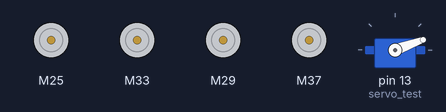
Simulated run of this sketch. Board: Arduino Uno, built with avr-gcc and run on an emulated ATmega328P. Parts: 4 × DC motor (green arrow = forward, orange = backward, longer = faster), servo.

Above: at 3.05 s.
At 4.55 s:
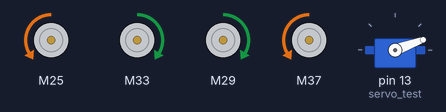
At 6.1 s:
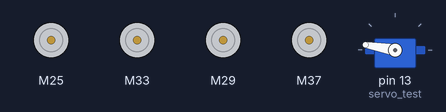
At 9.15 s:
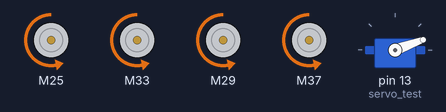
At 12.2 s:
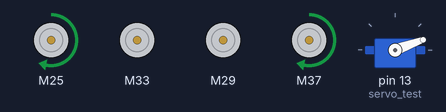
At 15.3 s:
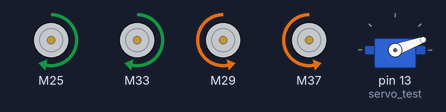
Timing chart, 0 to 19.6 s (numbered marks = the images above):
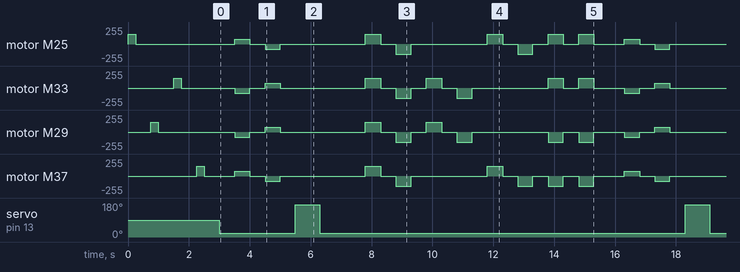

Measured:
- by itself, servo on pin 13 (servo_test): repeats every 12.8 s: 170° 0.80 s, 20° 12.0 s
- by itself, motor M25: stopped → forward 150/255 at 0.00 s, → stopped 0.25 s later, → forward 75/255 3.3 s later, → stopped 0.50 s later, … (48 changes in this stretch)
- by itself, motor M33: stopped → forward 150/255 at 1.5 s, → stopped 0.25 s later, → backward 75/255 1.8 s later, → stopped 0.50 s later, … (48 changes in this stretch)

The sketch:

MecanumWheel_Sketch_V3.ino
```cpp
#include <SparkFun_TB6612.h>
#include <Servo.h>

Servo servo_test;

// Pins for all inputs, keep in mind the PWM defines must be on PWM pins
#define AIN1 25
#define AIN2 27

#define BIN1 29
#define BIN2 31

#define AIN3 33
#define AIN4 35

#define BIN3 37
#define BIN4 39

#define PWMAMD1 7
#define PWMBMD1 5

#define PWMAMD2 11
#define PWMBMD2 9

#define STBYMD1 6
#define STBYMD2 10

const int offSetUL = 1;
const int offSetLL = 1;

const int offSetUR = 1;
const int offSetLR = 1;


Motor motorUL = Motor(AIN1, AIN2, PWMAMD1, offSetUL, STBYMD1);

Motor motorUR = Motor(BIN1, BIN2, PWMBMD1, offSetLL, STBYMD1);

Motor motorLL = Motor(AIN3, AIN4, PWMAMD2, offSetUR, STBYMD2);

Motor motorLR = Motor(BIN3, BIN4, PWMBMD2, offSetLR, STBYMD2);

const int MotorDrive = 500;
const int StopLength = 500;

const int MotorSpeed = 150;


void setup() {
  // put your setup code here, to run once:

  motorUL.drive(MotorSpeed);
  delay(250);
  Stop();
  delay(StopLength);

  motorUR.drive(MotorSpeed);
  delay(250);
  Stop();
  delay(StopLength);

  motorLL.drive(MotorSpeed);
  delay(250);
  Stop();
  delay(StopLength);

  motorLR.drive(MotorSpeed);
  delay(250);
  Stop();
  delay(StopLength);

  servo_test.attach(13);
  servo_test.write(20);

}

void loop() {

  Stop();
  delay(StopLength);

  driveRight(MotorSpeed);
  delay(MotorDrive);
  Stop();
  delay(StopLength);

  driveLeft(MotorSpeed);
  delay(MotorDrive);
  Stop();
  delay(StopLength);

  servo_test.write(170);
  delay(800);

  servo_test.write(20);
  delay(1500);

  driveForward(MotorSpeed);
  delay(MotorDrive);
  Stop();
  delay(StopLength);

  driveBackward(MotorSpeed);
  delay(MotorDrive);
  Stop();
  delay(StopLength);

  driveLFDiag(MotorSpeed);
  delay(MotorDrive);
  Stop();
  delay(StopLength);

  driveLBDiag(MotorSpeed);
  delay(MotorDrive);
  Stop();
  delay(StopLength);

  driveRFDiag(MotorSpeed);
  delay(MotorDrive);
  Stop();
  delay(StopLength);

  driveRBDiag(MotorSpeed);
  delay(MotorDrive);
  Stop();
  delay(StopLength);

  rotateCent(MotorSpeed,1);
  delay(MotorDrive);
  Stop();
  delay(StopLength);

  rotateCent(MotorSpeed,2);
  delay(MotorDrive);
  Stop();
  delay(StopLength);


}

void driveRight(int speed) {

  right(motorUL,motorUR, speed);
  left(motorLL,motorLR, speed);

}

void driveLeft(int speed) {

  left(motorUL,motorUR, speed);
  right(motorLL,motorLR, speed);

}

void driveForward(int speed) {

  forward(motorUL,motorLL, speed);
  forward(motorUR,motorLR, speed);

}

void driveBackward(int speed){

  back(motorUL,motorLL, speed);
  back(motorUR,motorLR, speed);

}

void driveLFDiag(int speed) {

  forward(motorUR,motorLL, speed);

}

void driveRFDiag(int speed) {

  forward(motorUL,motorLR, speed);

}

void driveLBDiag(int speed) {

  back(motorUR,motorLL, speed);

}

void driveRBDiag(int speed) {

  back(motorUL,motorLR, speed);

}

void rotateCent(int speed, bool dir) {

  if (dir) {
    forward(motorUL,motorLL, speed);
    back(motorUR,motorLR, speed);

  } else {

    back(motorUL,motorLL, speed);
    forward(motorUR,motorLR, speed);

  }

}

void rotateSL(int speed, bool Low) {

  if (Low) {
    forward(motorUR,motorLR, speed);

  } else {

    back(motorUR,motorLR, speed);

  }

}

void rotateSR(int speed, bool Low) {

  if (Low) {
    forward(motorUL,motorLL, speed);

  } else {

    back(motorUL,motorLL, speed);

  }

}

void rotateBow(int speed, bool dir) {

  if (dir) {
    motorLL.drive(speed);
    motorLR.drive(-speed);

  } else {
    motorLL.drive(-speed);
    motorLR.drive(speed);

  }

}

void rotateStearn(int speed, bool dir) {

  if (dir) {
    motorUL.drive(speed);
    motorUR.drive(-speed);

  } else {
    motorUL.drive(-speed);
    motorUR.drive(speed);

  }

}

void rotatePort(int speed, bool dir) {

  if (dir) {
    motorUR.drive(speed);
    motorLR.drive(-speed);

  } else {
    motorUR.drive(-speed);
    motorLR.drive(speed);

  }

}

void rotateStarboard(int speed, bool dir) {

  if (dir) {
    motorUL.drive(speed);
    motorLL.drive(-speed);

  } else {
    motorUL.drive(-speed);
    motorLL.drive(speed);

  }

}

void Stop() {

  brake(motorUL,motorLL);
  brake(motorUR,motorLR);

}
```
